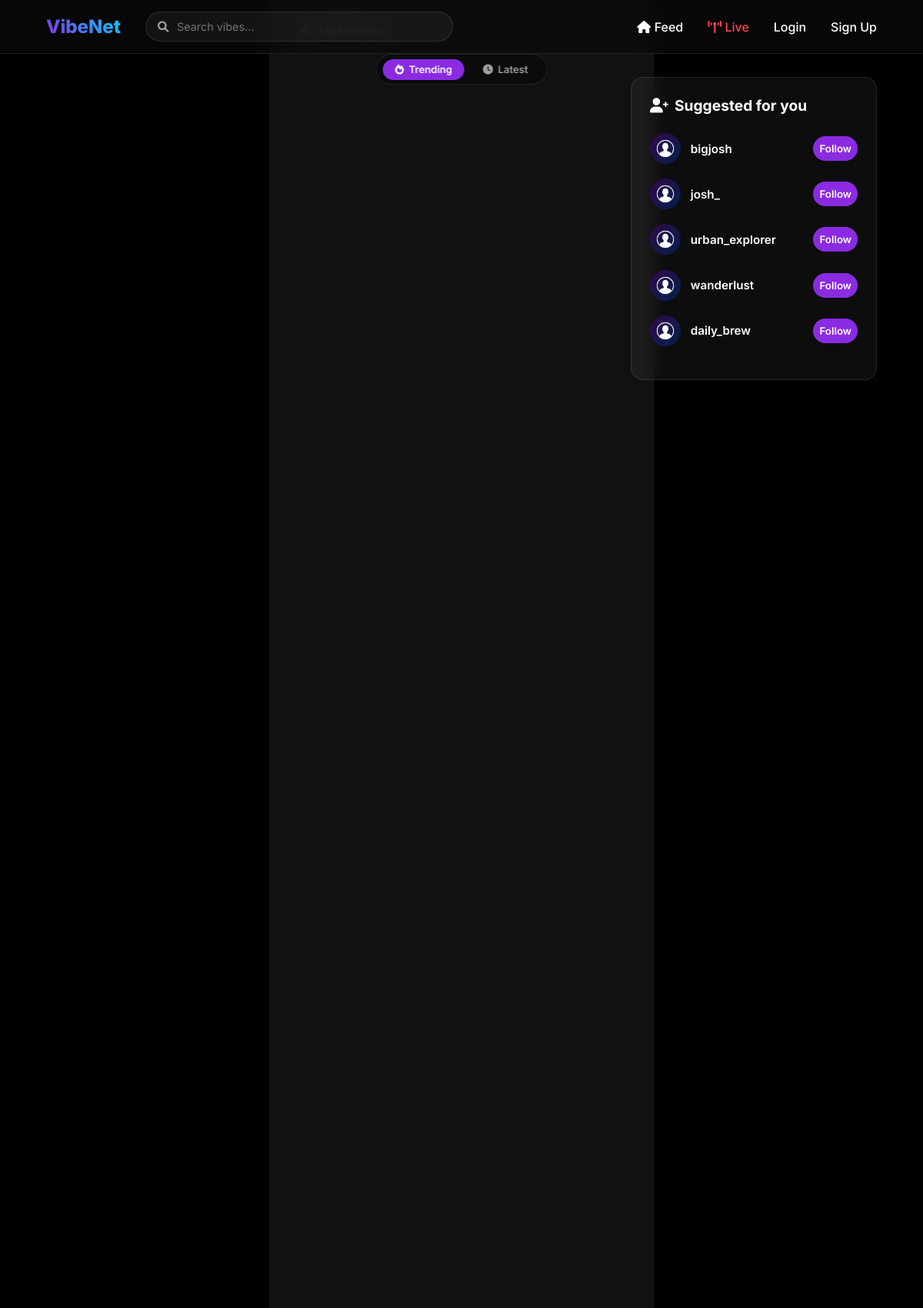
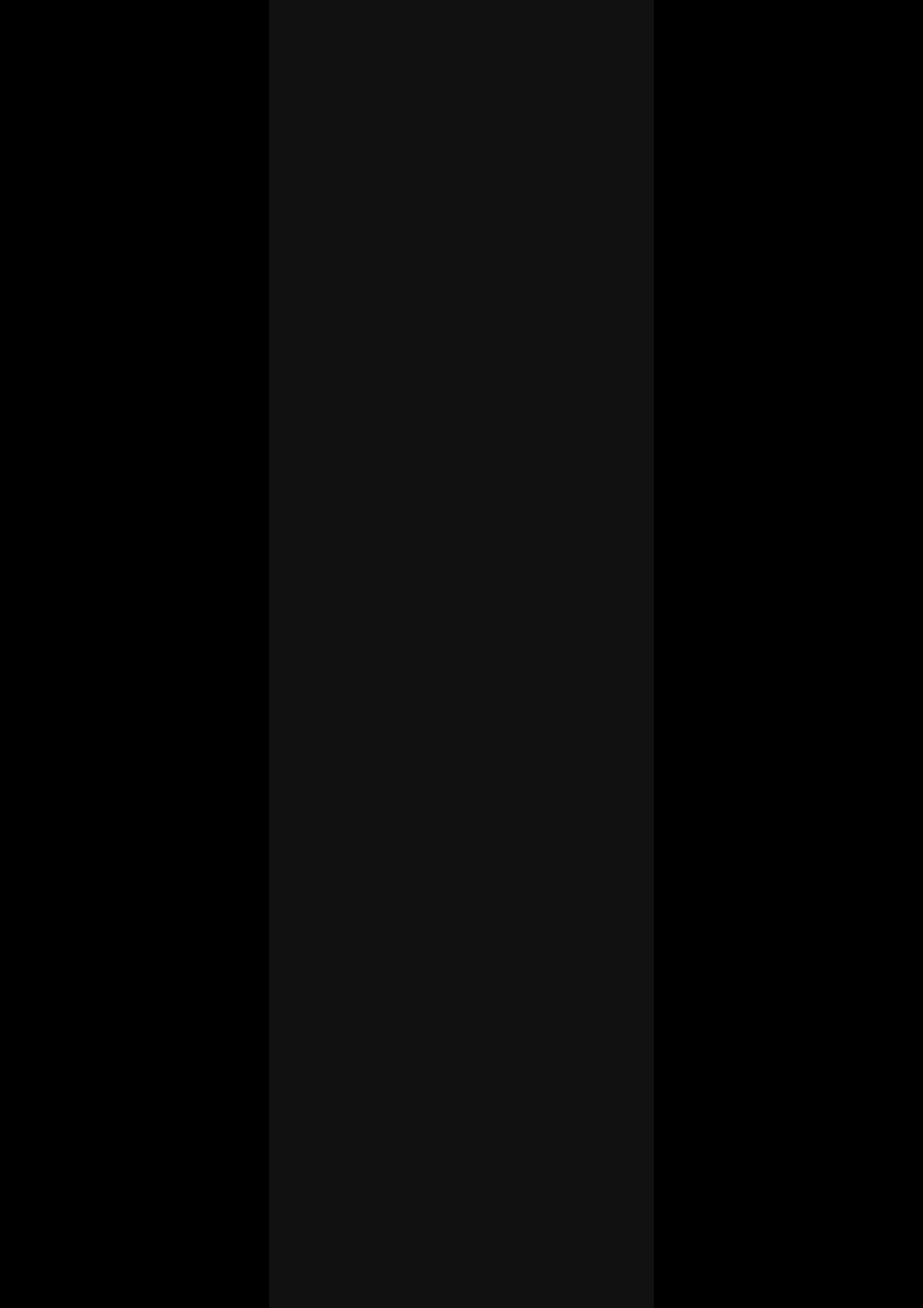
The page / (upper part) on the database its author committed (2 pictures, top to bottom).
### core/models.py (models this page shows, shortened)
class Post(models.Model):
    id = models.UUIDField(primary_key=True, default=uuid.uuid4, editable=False)
    author = models.ForeignKey(User, on_delete=models.CASCADE, related_name='posts')
    content = models.TextField(blank=True)
    image = models.ImageField(upload_to='post_images', blank=True, null=True)
    video = models.FileField(upload_to='post_videos', blank=True, null=True)
    created_at = models.DateTimeField(auto_now_add=True)
    likes = models.ManyToManyField(User, related_name='liked_posts', blank=True)
    class Meta:
        ordering = ['-created_at']

class Profile(models.Model):
    user = models.OneToOneField(User, on_delete=models.CASCADE)
    bio = models.TextField(blank=True)
    profile_pic = models.ImageField(upload_to='profile_pics', default='default.png')
    followers = models.ManyToManyField('self', symmetrical=False, related_name='following', blank=True)

### core/views.py (the view)
# urls.py: path('', views.index, name='index'),
def index(request):
    sort = request.GET.get('sort', 'trending')
    posts = _sorted_posts(sort)[:FEED_PAGE_SIZE]
    if request.user.is_authenticated:
        following_ids = request.user.profile.following.all().values_list('user_id', flat=True)
        suggested_profiles = Profile.objects.exclude(user_id=request.user.id).exclude(user_id__in=following_ids)[:5]
    else:
        suggested_profiles = Profile.objects.all()[:5]
    return render(request, 'core/index.html', {
        'posts': posts,
        'suggested_profiles': suggested_profiles,
        'active_sort': sort,
    })

### core/views.py (called while the page is built)
def _sorted_posts(sort):
    qs = Post.objects.annotate(
        like_count=Count('likes', distinct=True),
        comment_count_ann=Count('comments', distinct=True),
    )
    if sort == 'trending':
        return qs.order_by('-like_count', '-comment_count_ann', '-created_at')
    return qs.order_by('-created_at')

### core/templates/core/index.html (shortened to what this page needs)
{% extends 'core/base.html' %}
{% load static %}
{% block content %}
<div class="sort-bar" id="sort-bar">
    <a href="?sort=trending" class="sort-btn {% if active_sort == 'trending' %}active{% endif %}" id="sort-trending">
        <i class="fas fa-fire"></i> Trending
    </a>
    <a href="?sort=latest" class="sort-btn {% if active_sort == 'latest' %}active{% endif %}" id="sort-latest">
        <i class="fas fa-clock"></i> Latest
    </a>
</div>
<div class="reels-feed" id="reels-feed">
    {% for post in posts %}
    <div class="reel-card" id="post-{{ post.id }}">
        <div class="reel-video-container" onclick="togglePlayReel(this)">
            {% if post.video %}
                <video src="{{ post.video.url }}" class="reel-video" loop muted playsinline webkit-playsinline></video>
                <div class="muted-hint">
                </div>
            {% elif post.image %}
                <img src="{{ post.image.url }}" class="reel-video" alt="Post by {{ post.author.username }}">
            {% else %}
                <div class="reel-video flex-center p-2 text-center">
                    <p>{{ post.content }}</p>
                </div>
            {% endif %}
        </div>
    </div>
    {% endfor %}
</div>
<div class="discovery-container">
    <div class="discovery-card glass">
        <h3 class="discovery-title"><i class="fas fa-user-plus"></i> Suggested for you</h3>
        {% for profile in suggested_profiles %}
        <div class="suggested-user">
            <a href="{% url 'profile' profile.user.username %}" class="suggested-info">
                <img src="{{ profile.profile_pic.url }}" class="suggested-avatar" alt="{{ profile.user.username }}">
                <span class="suggested-name">{{ profile.user.username }}</span>
            </a>
            <button class="btn-primary p-05" onclick="followUserReel('{{ profile.user.username }}', this, event)">Follow</button>
        </div>
        {% empty %}
        <p class="text-muted">You're all caught up!</p>
        {% endfor %}
    </div>
</div>
{% endblock %}

### static/css/style.css (style rules this page uses)
:root { --primary: #8a2be2; --primary-hover: #7b27cc; --bg-dark: #0a0a0a; --glass-bg: rgba(255, 255, 255, 0.05); --glass-border: rgba(255, 255, 255, 0.1); --text-main: #ffffff; --text-muted: #a0a0a0; --accent: #ff4757; }
* { margin: 0; padding: 0; box-sizing: border-box; font-family: 'Inter', sans-serif; }
body { background-color: var(--bg-dark); color: var(--text-main); overflow-x: hidden; }
.p-05 { padding: 0.5rem !important; }
.glass { background: var(--glass-bg); -webkit-backdrop-filter: blur(12px); backdrop-filter: blur(12px); border: 1px solid var(--glass-border); border-radius: 16px; }
.btn-primary { background: var(--primary); color: white; padding: 0.6rem 1.5rem; border-radius: 30px; border: none; font-weight: 600; cursor: pointer; transition: 0.3s; }
.reels-feed { height: 100vh; scroll-snap-type: y mandatory; overflow-y: scroll; -ms-overflow-style: none; scrollbar-width: none; background: #000; }
.reel-card { height: 100vh; width: 100%; scroll-snap-align: start; position: relative; display: flex; align-items: center; justify-content: center; background: #000; }
.reel-video-container { height: 100%; width: 100%; max-width: 500px; position: relative; background: #111; }
.reel-video { width: 100%; height: 100%; object-fit: contain; }
.discovery-container { position: fixed; right: 5%; top: 100px; width: 320px; }
.discovery-card { padding: 1.5rem; }
.discovery-title { margin-bottom: 1.5rem; display: flex; align-items: center; gap: 0.5rem; font-size: 1.2rem; }
.suggested-user { display: flex; align-items: center; justify-content: space-between; margin-bottom: 1.2rem; }
.suggested-info { display: flex; align-items: center; gap: 0.8rem; text-decoration: none; color: inherit; }
.suggested-avatar { width: 40px; height: 40px; border-radius: 50%; object-fit: cover; }
.suggested-name { font-weight: 600; font-size: 0.95rem; }

### static/css/extra.css (style rules this page uses)
.reel-card { animation: reelFadeIn 0.4s ease-out; }

### core/templates/core/index.html (style rules this page uses)
.sort-bar { position: fixed; top: 70px; left: 50%; transform: translateX(-50%); z-index: 900; display: flex; gap: 0.5rem; background: rgba(10,10,10,0.75); -webkit-backdrop-filter: blur(12px); backdrop-filter: blur(12px); border: 1px solid var(--glass-border); border-radius: 30px; padding: 0.35rem 0.5rem; }
.sort-btn { color: var(--text-muted); text-decoration: none; font-size: 0.82rem; font-weight: 600; padding: 0.35rem 1rem; border-radius: 20px; transition: 0.2s; display: flex; align-items: center; gap: 0.4rem; }
.sort-btn.active { background: var(--primary); color: white; }
.muted-hint { position: absolute; top: 1.5rem; left: 1.5rem; background: rgba(0,0,0,0.6); padding: 0.5rem 1rem; border-radius: 20px; font-size: 0.8rem; font-weight: 600; z-index: 20; opacity: 0; transition: opacity 0.3s; pointer-events: none; -webkit-backdrop-filter: blur(5px); backdrop-filter: blur(5px); }
.reel-video-container.is-muted .muted-hint { display: flex; align-items: center; gap: 0.5rem; opacity: 1; }

### rows shown on the page
Profile: profile_pic (placeholder picture), user.username "bigjosh"
Profile: profile_pic (placeholder picture), user.username "josh_"
Profile: profile_pic (placeholder picture), user.username "urban_explorer"
Profile: profile_pic (placeholder picture), user.username "wanderlust"
Profile: profile_pic (placeholder picture), user.username "daily_brew"
